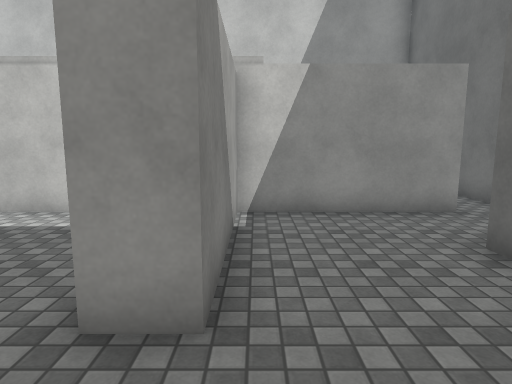
view 1 (above)

14 first-person views from a walk through a scene from a Unity 3-D project. The camera is 1.5 m above the floor, tilts 8° down and sees 75° across. The floor is counted in squares, 1 m on a side. Each view is taken from the middle of a square. On the plan, view 1 faces up. The plan holds only what a view shows up to about 15 squares ahead; the rest is blank. The player character is not drawn. Surface patterns are stand-ins for the level's own textures.

view 2
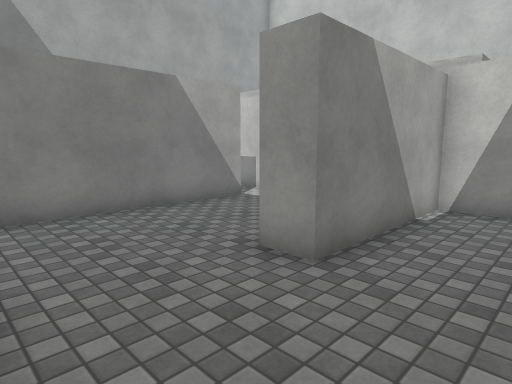

view 3
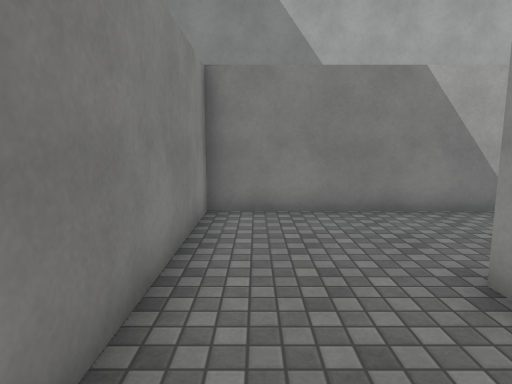

view 4
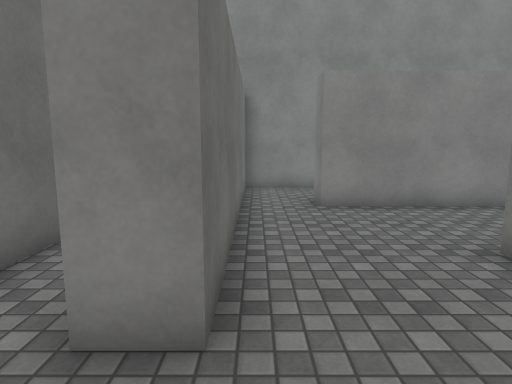

view 5
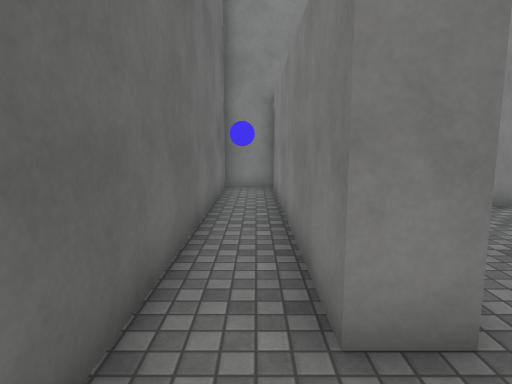

view 6
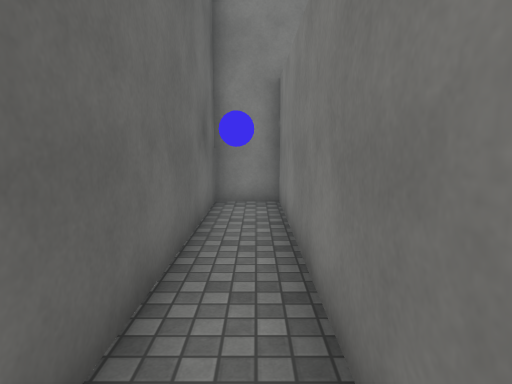

view 7
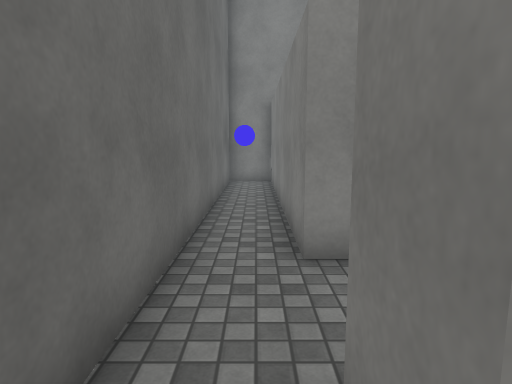

view 8
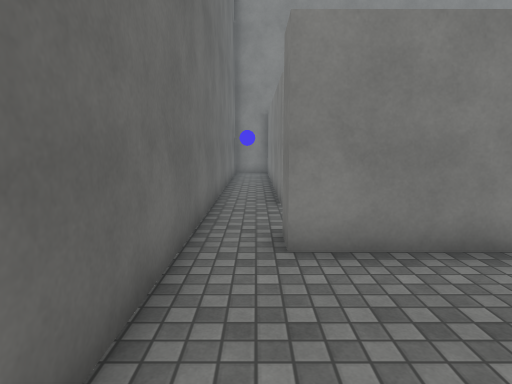

view 9
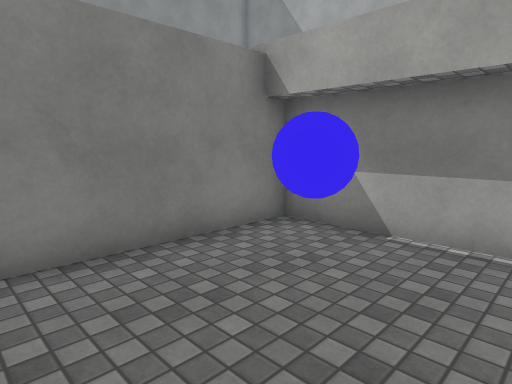

view 10
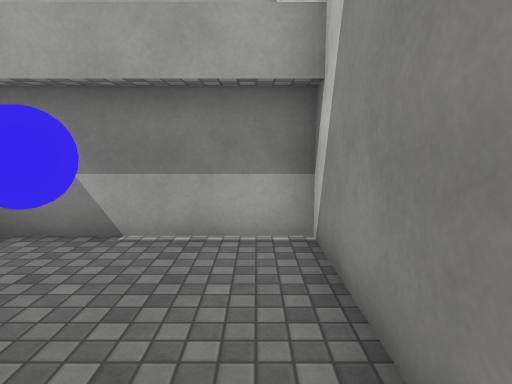

view 11
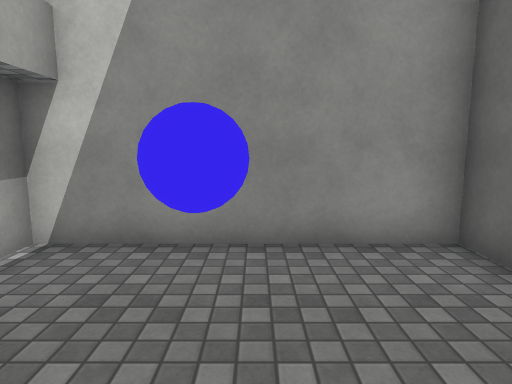

view 12
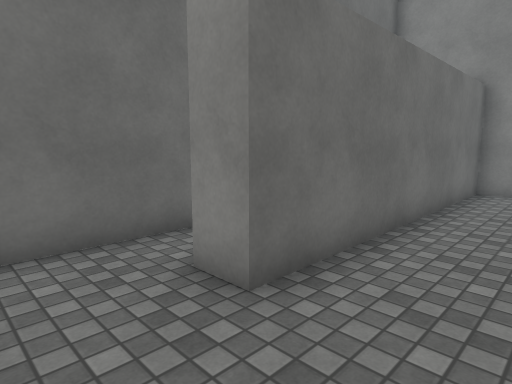

view 13
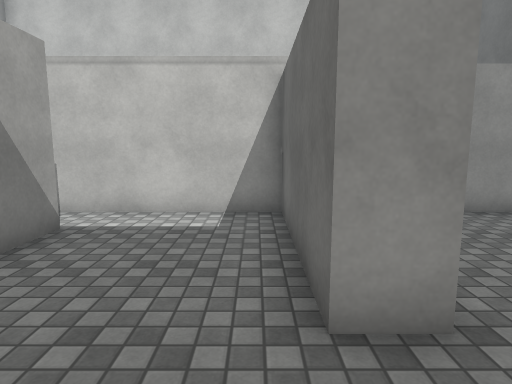

view 14
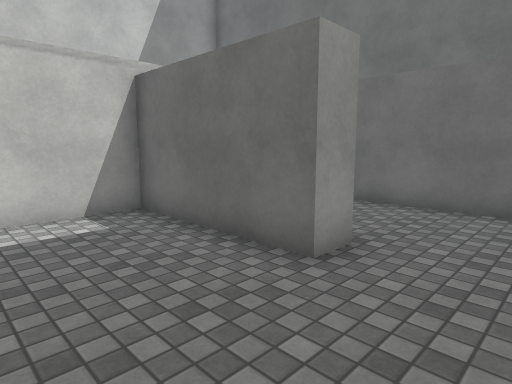

### Floor plan
Points are (right, up) in squares from view 1. A wall is a line through its corners. A room is listed if a view was taken in it or the views show most of it. See-through windows are left out.
Room 1 (views 1, 2, 3, 4, 5, 6, 12, 13, 14)
walls: (-5.5, 6) (-5.5, -1.1) (1.4, -1.1) (1.4, -2.1); (4.5, 7.4) (-0.4, 7.4) (-0.4, 2.5) (-1.4, 2.5) (-1.4, 7.4) (-7.2, 7.4); (3.4, -2.4) (3.4, 4.7) (4.4, 4.7) (4.4, -4.9) (6.1, -4.9) (6.1, 7.5)
ways out: opening at (5, 8) to room 2; opening at (-6, 6.5); opening at (2, -1.5)
Room 2 (views 7, 8, 9, 10, 11)
walls: (6.1, 7.5) (6.1, 14) (-0.4, 14) (-0.4, 8.4) (4.5, 8.4) (4.5, 7.4)
ways out: opening at (5, 8) to room 1

Where each view was taken, in squares from view 1:
view 1: 0 up, 0 right, facing up
view 2: 1 down, 2 right, facing up-left
view 3: 0 up, 2 right, facing left
view 4: 7 up, 3 right, facing down
view 5: 7 up, 5 right, facing down
view 6: 4 up, 5 right, facing down
view 7: 9 up, 5 right, facing down
view 8: 13 up, 5 right, facing down
view 9: 13 up, 5 right, facing down-left
view 10: 13 up, 5 right, facing left
view 11: 9 up, 3 right, facing up
view 12: 7 up, 1 right, facing down-right
view 13: 0 up, 2 left, facing up
view 14: 0 up, 5 left, facing up-right
